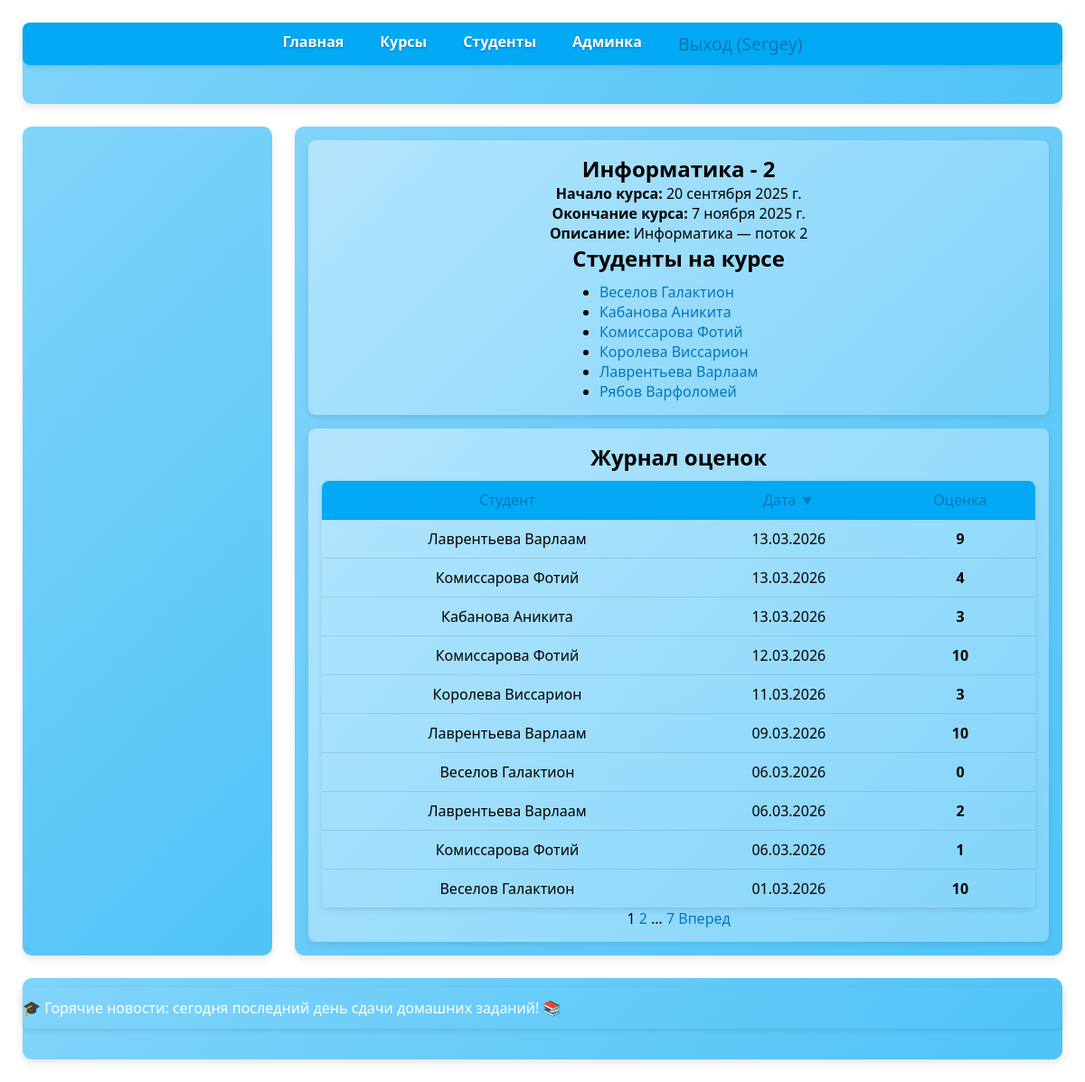
The page /courses/34/ (signed in) on the database its author committed.
### main/models.py (models this page shows, shortened)
class Course(models.Model):
    academic_sub = [
        ('физ','Физика'),
        ('инф','Информатика'),
        ('хим','Химия'),
        ('мат','Математика'),
    ]
    week_days = [
        ('mon', 'Понедельник'),
        ('tue', 'Вторник'),
        ('wed', 'Среда'),
        ('thu', 'Четверг'),
        ('fri', 'Пятница'),
        ('sat', 'Суббота'),
    ]
    name = models.CharField(choices=academic_sub,
                            max_length=20,
                            verbose_name="Курс")
    course_num = models.SmallIntegerField(
                    default=1,
                    verbose_name="Номер курса",
                    validators=[MinValueValidator(1), MaxValueValidator(100)])
    start_date = models.DateField(verbose_name = 'Начало курса', null=True)
    end_date = models.DateField(verbose_name = 'Окончание курса', null=True)
    days_of_week = models.JSONField(default=list,
                                    blank=True,
                                    verbose_name="Дни недели")
    description = models.TextField(blank=True, verbose_name="Описание")
    class Meta:
        unique_together = [['name', 'course_num']]
        verbose_name = "Курс"
        verbose_name_plural = "Курсы"
        ordering = ['name', 'course_num']

class Student(models.Model):
    name = models.CharField(max_length=30,
                            verbose_name="Имя",
                            null=False,
                            blank=False,
                            )
    surname = models.CharField(max_length=30,
                               verbose_name='Фамилия')
    age = models.SmallIntegerField(null=True,
                                   blank=True,
                                   verbose_name="Возраст",
                                   validators=[MinValueValidator(18),
                                               MaxValueValidator(99)])
    sex = models.CharField(
                        max_length=10,
                        choices=[('m', "Мужчина"),('f', "Женщина")],
                        verbose_name="Пол"
    )
    active = models.BooleanField(verbose_name='Активный',
                                 null=True, blank=True)
    course = models.ManyToManyField(
                to='Course',
                blank=True,
                verbose_name="Посещаемые курсы", related_name="students")
    photo = models.ImageField(upload_to='student_photo/',
                              blank=True,
                              null= True,
                              verbose_name='Фото')
    class Meta:
        verbose_name = "Студент"
        verbose_name_plural = "Студенты"
        indexes = [models.Index(fields=['surname'])]
        unique_together = [['name', 'surname']]
        ordering = ["surname"]

class Grade(models.Model):
    person = models.ForeignKey(
            Student,
            on_delete=models.CASCADE,
            related_name="grades",
            verbose_name = 'Чья оценка')
    grade = models.PositiveSmallIntegerField(
        default=0,
        validators=[MinValueValidator(0), MaxValueValidator(10)],
        verbose_name = 'Оценка'
    )
    homework = models.TextField(
        blank = True,
        verbose_name='Домашнее задание'
    )
    course = models.ForeignKey(
            Course,
            null=True,
            on_delete=models.CASCADE,
            verbose_name = 'Курс')
    date = models.DateField(verbose_name = 'Дата оценки', null=True)
    date_add = models.DateField(
            auto_now_add=True,
            null=True,
            verbose_name = 'Дата добавления')
    date_update = models.DateField(
            auto_now=True,
            null=True,
            verbose_name = 'Дата изменения')
    class Meta:
        verbose_name = "Оценка"
        verbose_name_plural = "Оценки"

### main/views.py (the view)
# urls.py: path('courses/<int:course_id>/', views.course_detail, name='course_detail'),
@login_required(login_url='/login/')
@teacher_required
def course_detail(request, course_id):
    course = get_object_or_404(Course, id = course_id)
    sort_param = request.GET.get('sort', '-date')
    allowed_sorts = ['grade', '-grade', 'date', '-date', 'person__surname', '-person__surname']
    if sort_param not in allowed_sorts:
        sort_param = '-date'
    grades_list = Grade.objects.filter(
        course=course).select_related('person').order_by(sort_param)
    paginator_grades = Paginator(grades_list, 10)
    page_number = request.GET.get('page')
    page_obj = paginator_grades.get_page(page_number)
    custom_page_range = page_obj.paginator.get_elided_page_range(
        page_obj.number,
        on_each_side = 1,
        on_ends = 1
    )
    return render(request, 'main/course_detail.html',
                  {'course': course,
                   'page_obj': page_obj,
                    'custom_page_range': custom_page_range,
                    'current_sort': sort_param}
                  )

### main/templates/main/course_detail.html (shortened to what this page needs)
{% extends 'base.html' %}
{% load journal_tags %}
{% block content1_head %}
    <h1>{{ course.get_name_display }} - {{ course.course_num }}</h1>
{% endblock %}
{% block content1 %}
<p><strong>Начало курса:</strong> {{ course.start_date }}</p>
<p><strong>Окончание курса:</strong> {{ course.end_date }}</p>
<p><strong>Описание:</strong> {{ course.description|default:"Нет описания" }}</p>
<h2>Студенты на курсе</h2>
{% if course.students.all %}
<ul>
    {% for student in course.students.all %}
        <li>
            <a href="{% url 'student_detail' student.id %}">
                {{ student.surname }} {{ student.name }}
            </a>
        </li>
    {% endfor %}
</ul>
{% else %}
<p>На этом курсе ещё нет студентов.</p>
{% endif %}
{% endblock %}
{% block content2 %}
<h2>Журнал оценок</h2>
<table class="journal-table">
    <thead>
        <tr>
            <th>
                <a href="?sort={% if current_sort == 'person__surname' %}-person__surname{% else %}person__surname{% endif %}&page={{ page_obj.number }}">
                    Студент {% if current_sort == 'person__surname' %}▲{% elif current_sort == '-person__surname' %}▼{% endif %}
                </a>
            </th>
            <th>
                <a href="?sort={% if current_sort == 'date' %}-date{% else %}date{% endif %}&page={{ page_obj.number }}">
                    Дата {% if current_sort == 'date' %}▲{% elif current_sort == '-date' %}▼{% endif %}
                </a>
            </th>
            <th>
                <a href="?sort={% if current_sort == 'grade' %}-grade{% else %}grade{% endif %}&page={{ page_obj.number }}">
                    Оценка {% if current_sort == 'grade' %}▲{% elif current_sort == '-grade' %}▼{% endif %}
                </a>
            </th>
        </tr>
    </thead>
    <tbody>
        {% for grade in page_obj %}
        <tr>
            <td>{{ grade.person.surname }} {{ grade.person.name }}</td>
            <td>{{ grade.date|date:"d.m.Y" }}</td>
            <td><strong>{{ grade.grade }}</strong></td>
        </tr>
        {% empty %}
        <tr><td colspan="3">Оценок пока нет.</td></tr>
        {% endfor %}
    </tbody>
</table>
<div class="pagination">
    {% for i in custom_page_range %}
        {% if i == page_obj.number %}
            <span class="current">{{ i }}</span>
        {% elif i == page_obj.paginator.ELLIPSIS %}
            <span class="ellipsis">{{ i }}</span>
        {% else %}
            <a href="?page={{ i }}&sort={{ current_sort }}">{{ i }}</a>
        {% endif %}
    {% endfor %}
    {% if page_obj.has_next %}
        <a href="?page={{ page_obj.next_page_number }}&sort={{ current_sort }}">Вперед</a>
    {% endif %}
</div>
{% endblock %}

### templates/base.html (shortened to what this page needs)
{% load static %}
<!DOCTYPE html>
<html lang="en">
<head>
    <link rel="stylesheet" href="{% static 'css/main.css' %}">
</head>
<body>
    <header>
        <nav>
            <ul class="main-menu">
                {% block main_menu %}
                    <li><a href="{% url 'index' %}">Главная</a></li>
                    <li><a href="{% url 'courses' %}">Курсы</a></li>
                    <li><a href="{% url 'students' %}">Студенты</a></li>
                    {% if user.is_authenticated %}
                        {% if user.is_staff %}
                            <li><a href="/admin/">Админка</a></li>
                        {% endif %}
                        <li>
                            <form action="{% url 'logout' %}" method="post" style="display:inline;">
                                <button type="submit" class="logout-button">Выход ({{ user.username }})</button>
                            </form>
                        </li>
                    {% else %}
                        <li><a href="{% url 'login' %}">Вход</a></li>
                        <li><a href="{% url 'register' %}">Регистрация</a></li>
                    {% endif %}
                {% endblock %}
            </ul>
        </nav>
    </header>
    <main>
        <section class="info">
            {% block content1_head %}
            {% endblock %}
            {% block content1 %}
            {% endblock %}
        </section>
        <section class="content">
            {% block content2 %}
            {% endblock %}
    </section>
    </main>
    <aside>
    </aside>
    <footer class="info">
        <div class ="marq_container">
            <div class="marq_content">
                <span>🎓 Горячие новости: сегодня последний день сдачи домашних заданий! 📚</span>
            </div>
        </div>
    </footer>
</body>
</html>

### static/css/main.css (style rules this page uses)
* { box-sizing: border-box; margin: 0; padding: 0; }
body { min-height: 100vh; margin: 0 auto; padding: 20px; background-color: #ffffff; width: 100%; max-width: 1200px; display: grid; grid-template-columns: 1fr 3fr; grid-template-rows: 100px 1fr 100px; gap: 15px; font-family: 'Segoe UI', Tahoma, Geneva, Verdana, sans-serif; color: #000000; }
a { text-decoration: none; color: #0277bd; font-weight: 500; transition: color 0.3s ease; }
.main-menu { margin: 0; padding: 0; display: flex; justify-content: center; list-style: none; background-color: #03a9f4; border-radius: 8px; overflow: hidden; box-shadow: 0 2px 6px rgba(0,0,0,0.1); }
.main-menu > li { padding: 10px 20px; transition: background-color 0.3s ease; }
.main-menu > li a { color: #ffffff; font-weight: 600; text-shadow: 0 1px 2px rgba(0,0,0,0.3); }
header, main, aside, footer { border-radius: 10px; margin: 5px; background: linear-gradient(135deg, #81d4fa, #4fc3f7); box-shadow: 0 4px 10px rgba(0,0,0,0.1); transition: all 0.3s ease; }
header, footer { grid-column: 1/3; }
main { grid-column: 2/3; display: grid; gap: 15px; padding: 15px; }
aside { grid-row: 2/3; grid-column: 1/2; padding: 25px; }
section { position: relative; padding: 15px; border-radius: 8px; background: linear-gradient(135deg, #b3e5fc, #81d4fa); display: grid; justify-items: center; align-content: center; box-shadow: 0 2px 6px rgba(0,0,0,0.1); min-width: 0; }
h2 { text-align: center; font-weight: 600; margin-bottom: 10px; }
table { width: 100%; border-collapse: collapse; margin: auto; border-radius: 8px; overflow: hidden; box-shadow: 0 2px 6px rgba(0,0,0,0.1); }
th, td { padding: 10px; text-align: center; border-bottom: 1px solid rgba(0,0,0,0.1); }
th { background-color: #03a9f4; color: #ffffff; }
.journal-table { width: 100%; border-collapse: collapse; }
.logout-button { background: none; border: none; color: #0277bd; font-weight: 500; font-size: 1.2rem; cursor: pointer; padding: 0; font-family: inherit; transition: color 0.3s ease; }
.marq_container { width: 100%; overflow: hidden; background: linear-gradient(135deg, #81d4fa, #4fc3f7); color: #ffffff; border-radius: 8px; box-shadow: 0 2px 6px rgba(0,0,0,0.1); white-space: nowrap; margin: 10px 0; }
.marq_content { display: inline-block; padding: 12px 0; font-weight: 500; animation: scroll-left 8s linear infinite; }

### rows shown on the page
Course: name "Информатика", course_num "2", start_date "20 сентября 2025 г.", end_date "7 ноября 2025 г.", description "Информатика — поток 2"
Student: surname "Веселов", name "Галактион"
Student: surname "Кабанова", name "Аникита"
Student: surname "Комиссарова", name "Фотий"
Student: surname "Королева", name "Виссарион"
Student: surname "Лаврентьева", name "Варлаам"
Student: surname "Рябов", name "Варфоломей"
Grade: person.surname "Лаврентьева", person.name "Варлаам", date "13.03.2026", grade "9"
Grade: person.surname "Комиссарова", person.name "Фотий", date "13.03.2026", grade "4"
Grade: person.surname "Кабанова", person.name "Аникита", date "13.03.2026", grade "3"
Grade: person.surname "Комиссарова", person.name "Фотий", date "12.03.2026", grade "10"
Grade: person.surname "Королева", person.name "Виссарион", date "11.03.2026", grade "3"
Grade: person.surname "Лаврентьева", person.name "Варлаам", date "09.03.2026", grade "10"
Grade: person.surname "Веселов", person.name "Галактион", date "06.03.2026", grade "0"
Grade: person.surname "Лаврентьева", person.name "Варлаам", date "06.03.2026", grade "2"
Grade: person.surname "Комиссарова", person.name "Фотий", date "06.03.2026", grade "1"
Grade: person.surname "Веселов", person.name "Галактион", date "01.03.2026", grade "10"

### other values the page prints
{{ user.username }} "Sergey"
{{ i }} "1"
{{ i }} "2" "7"
{{ i }} "…"
